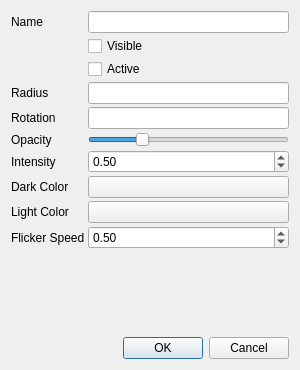
<?xml version="1.0" encoding="UTF-8"?>
<ui version="4.0">
 <class>BattleDialogEffectSettingsFire</class>
 <widget class="QDialog" name="BattleDialogEffectSettingsFire">
  <property name="geometry">
   <rect>
    <x>0</x>
    <y>0</y>
    <width>300</width>
    <height>370</height>
   </rect>
  </property>
  <property name="windowTitle">
   <string>Fire Effect Settings</string>
  </property>
  <property name="styleSheet">
   <string notr="true">background-image: url(:/img/data/parchment.jpg);</string>
  </property>
  <layout class="QVBoxLayout" name="verticalLayout">
   <item>
    <layout class="QFormLayout" name="formLayout">
     <property name="horizontalSpacing">
      <number>3</number>
     </property>
     <property name="verticalSpacing">
      <number>3</number>
     </property>
     <item row="0" column="0">
      <widget class="QLabel" name="lblName">
       <property name="text">
        <string>Name</string>
       </property>
      </widget>
     </item>
     <item row="0" column="1">
      <widget class="QLineEdit" name="edtName">
       <property name="toolTip">
        <string>The name of the effect</string>
       </property>
      </widget>
     </item>
     <item row="1" column="0">
      <widget class="QLabel" name="lblVisible">
       <property name="text">
        <string/>
       </property>
      </widget>
     </item>
     <item row="1" column="1">
      <widget class="QCheckBox" name="chkVisible">
       <property name="toolTip">
        <string>Invisible effects will not be shown to players</string>
       </property>
       <property name="text">
        <string>Visible</string>
       </property>
      </widget>
     </item>
     <item row="2" column="0">
      <widget class="QLabel" name="lblActive">
       <property name="text">
        <string/>
       </property>
      </widget>
     </item>
     <item row="2" column="1">
      <widget class="QCheckBox" name="chkActive">
       <property name="toolTip">
        <string>Inactive effects will not highlight combatants</string>
       </property>
       <property name="text">
        <string>Active</string>
       </property>
      </widget>
     </item>
     <item row="3" column="0">
      <widget class="QLabel" name="lblSize">
       <property name="text">
        <string>Radius</string>
       </property>
      </widget>
     </item>
     <item row="3" column="1">
      <widget class="QLineEdit" name="edtSize">
       <property name="toolTip">
        <string>Size of the effect in feet</string>
       </property>
      </widget>
     </item>
     <item row="4" column="0">
      <widget class="QLabel" name="lblRotation">
       <property name="text">
        <string>Rotation</string>
       </property>
      </widget>
     </item>
     <item row="4" column="1">
      <widget class="QLineEdit" name="edtRotation">
       <property name="toolTip">
        <string>Rotation of the effect in degrees</string>
       </property>
      </widget>
     </item>
     <item row="5" column="0">
      <widget class="QLabel" name="lblOpacity">
       <property name="text">
        <string>Opacity</string>
       </property>
      </widget>
     </item>
     <item row="5" column="1">
      <widget class="QSlider" name="sliderOpacity">
       <property name="maximum">
        <number>255</number>
       </property>
       <property name="value">
        <number>64</number>
       </property>
       <property name="orientation">
        <enum>Qt::Horizontal</enum>
       </property>
      </widget>
     </item>
     <item row="6" column="0">
      <widget class="QLabel" name="lblIntensity">
       <property name="text">
        <string>Intensity</string>
       </property>
      </widget>
     </item>
     <item row="6" column="1">
      <widget class="QDoubleSpinBox" name="spinIntensity">
       <property name="toolTip">
        <string>Fire intensity (turbulence/raging)</string>
       </property>
       <property name="minimum">
        <double>0.000000000000000</double>
       </property>
       <property name="maximum">
        <double>1.000000000000000</double>
       </property>
       <property name="singleStep">
        <double>0.050000000000000</double>
       </property>
       <property name="value">
        <double>0.500000000000000</double>
       </property>
      </widget>
     </item>
     <item row="7" column="0">
      <widget class="QLabel" name="lblDarkColor">
       <property name="text">
        <string>Dark Color</string>
       </property>
      </widget>
     </item>
     <item row="7" column="1">
      <widget class="ColorPushButton" name="btnDarkColor">
       <property name="toolTip">
        <string>Color at fire edges (cooler)</string>
       </property>
       <property name="text">
        <string/>
       </property>
      </widget>
     </item>
     <item row="8" column="0">
      <widget class="QLabel" name="lblLightColor">
       <property name="text">
        <string>Light Color</string>
       </property>
      </widget>
     </item>
     <item row="8" column="1">
      <widget class="ColorPushButton" name="btnLightColor">
       <property name="toolTip">
        <string>Color at fire center (hotter)</string>
       </property>
       <property name="text">
        <string/>
       </property>
      </widget>
     </item>
     <item row="9" column="0">
      <widget class="QLabel" name="lblFlickerSpeed">
       <property name="text">
        <string>Flicker Speed</string>
       </property>
      </widget>
     </item>
     <item row="9" column="1">
      <widget class="QDoubleSpinBox" name="spinFlickerSpeed">
       <property name="toolTip">
        <string>Speed of flame flickering</string>
       </property>
       <property name="minimum">
        <double>0.000000000000000</double>
       </property>
       <property name="maximum">
        <double>2.000000000000000</double>
       </property>
       <property name="singleStep">
        <double>0.100000000000000</double>
       </property>
       <property name="value">
        <double>0.500000000000000</double>
       </property>
      </widget>
     </item>
    </layout>
   </item>
   <item>
    <spacer name="verticalSpacer">
     <property name="orientation">
      <enum>Qt::Vertical</enum>
     </property>
     <property name="sizeHint" stdset="0">
      <size>
       <width>20</width>
       <height>40</height>
      </size>
     </property>
    </spacer>
   </item>
   <item>
    <widget class="QDialogButtonBox" name="buttonBox">
     <property name="orientation">
      <enum>Qt::Horizontal</enum>
     </property>
     <property name="standardButtons">
      <set>QDialogButtonBox::Cancel|QDialogButtonBox::Ok</set>
     </property>
    </widget>
   </item>
  </layout>
 </widget>
 <customwidgets>
  <customwidget>
   <class>ColorPushButton</class>
   <extends>QPushButton</extends>
   <header>colorpushbutton.h</header>
  </customwidget>
 </customwidgets>
 <resources/>
 <connections>
  <connection>
   <sender>buttonBox</sender>
   <signal>accepted()</signal>
   <receiver>BattleDialogEffectSettingsFire</receiver>
   <slot>accept()</slot>
   <hints>
    <hint type="sourcelabel">
     <x>248</x>
     <y>254</y>
    </hint>
    <hint type="destinationlabel">
     <x>157</x>
     <y>274</y>
    </hint>
   </hints>
  </connection>
  <connection>
   <sender>buttonBox</sender>
   <signal>rejected()</signal>
   <receiver>BattleDialogEffectSettingsFire</receiver>
   <slot>reject()</slot>
   <hints>
    <hint type="sourcelabel">
     <x>316</x>
     <y>260</y>
    </hint>
    <hint type="destinationlabel">
     <x>286</x>
     <y>274</y>
    </hint>
   </hints>
  </connection>
 </connections>
</ui>
